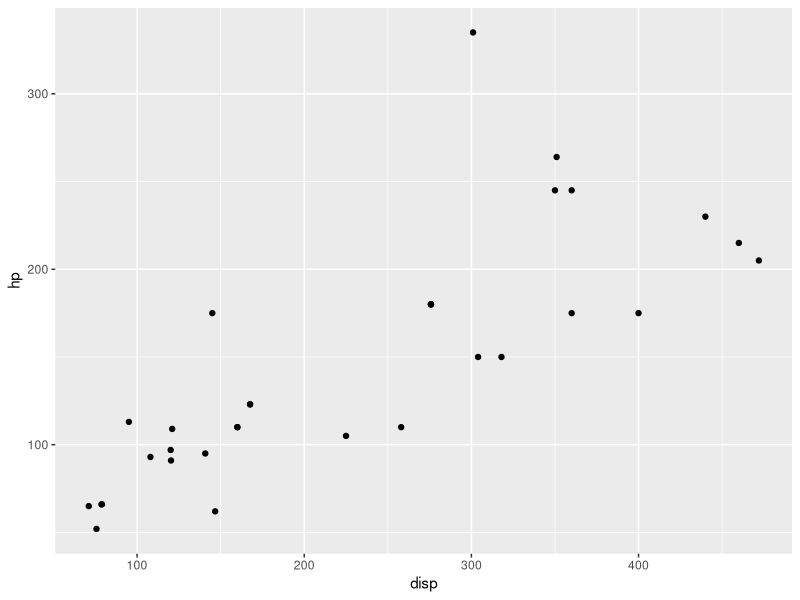
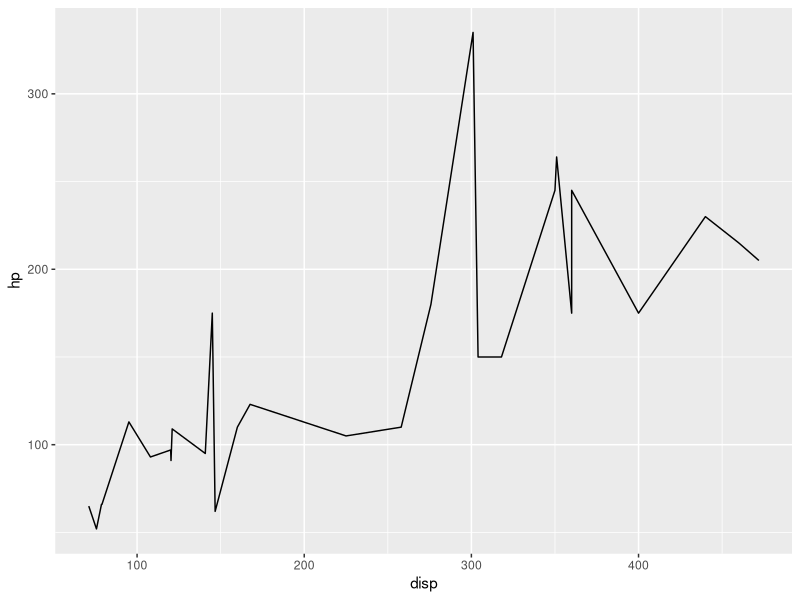
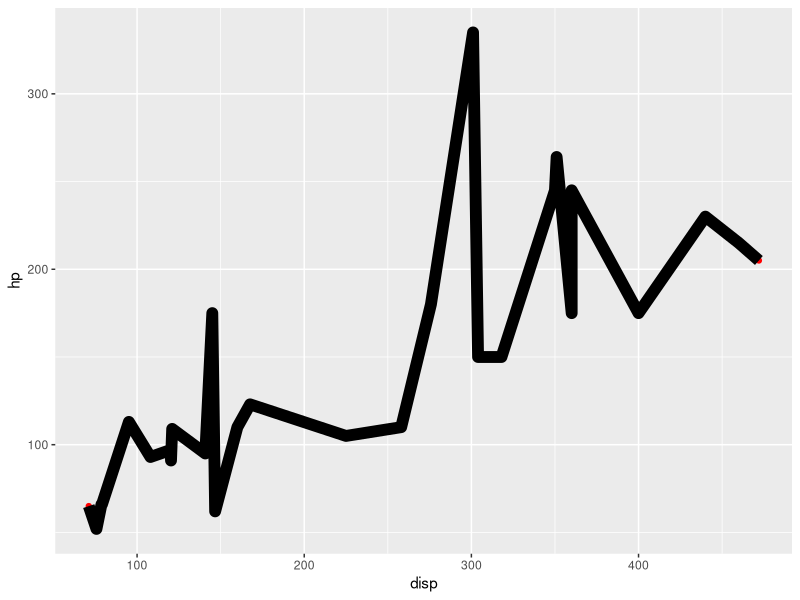
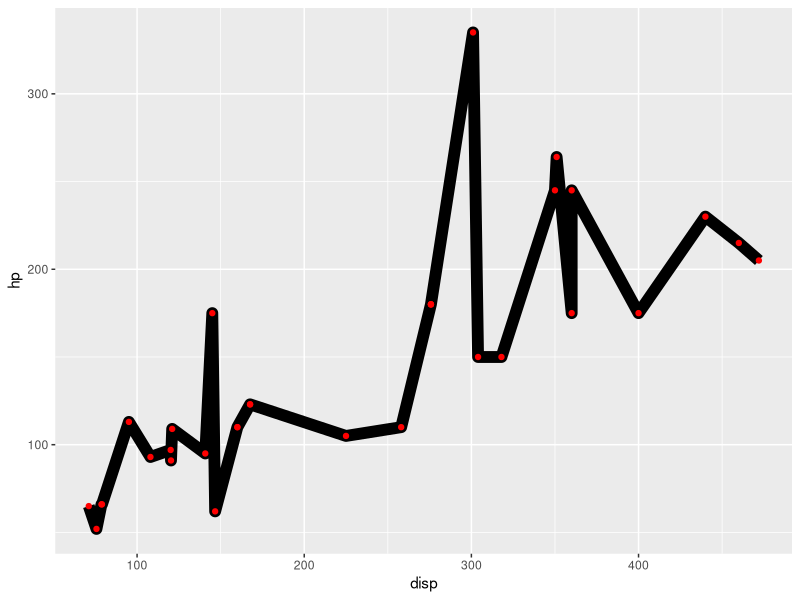
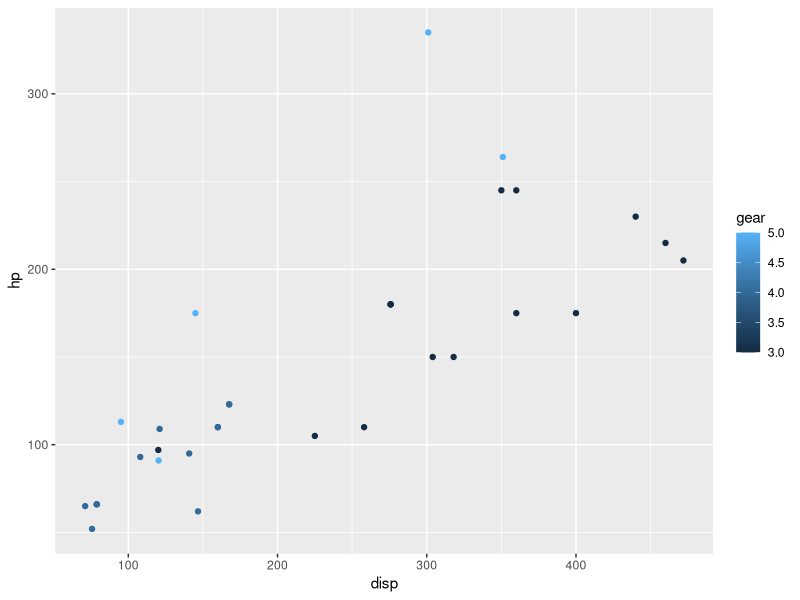
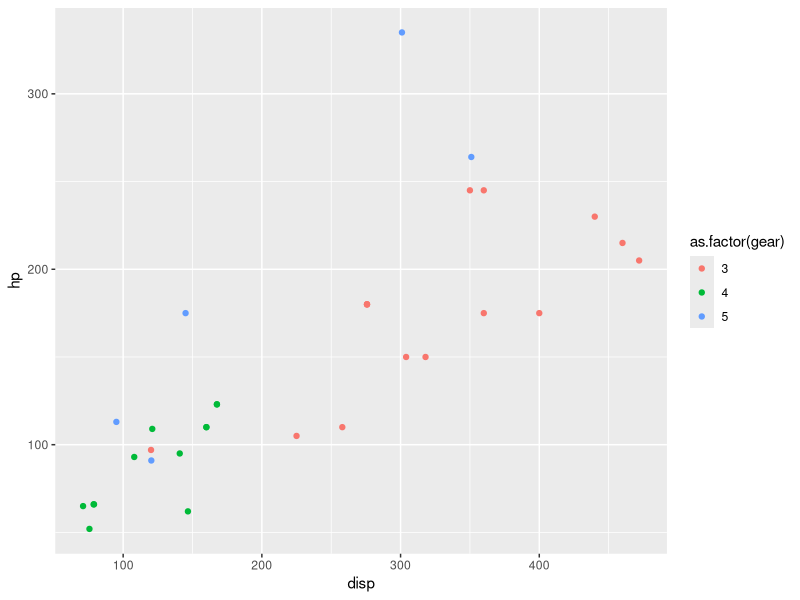
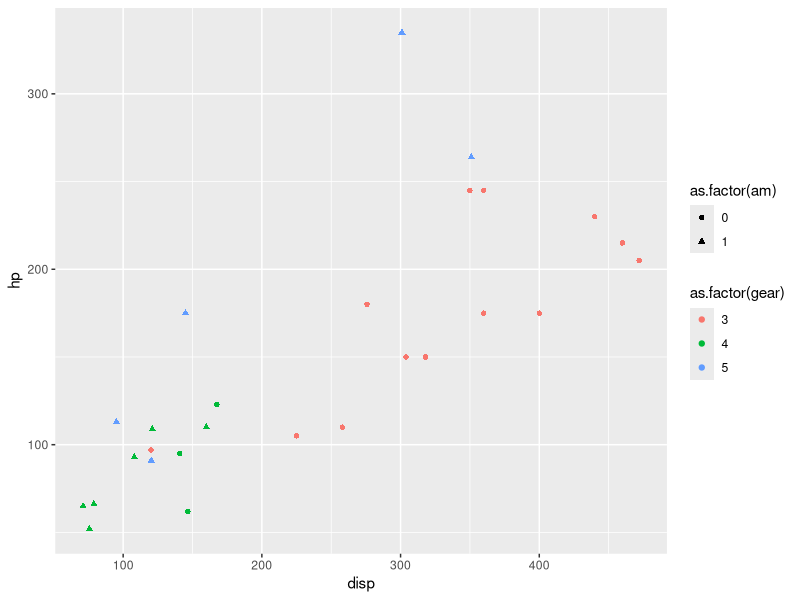
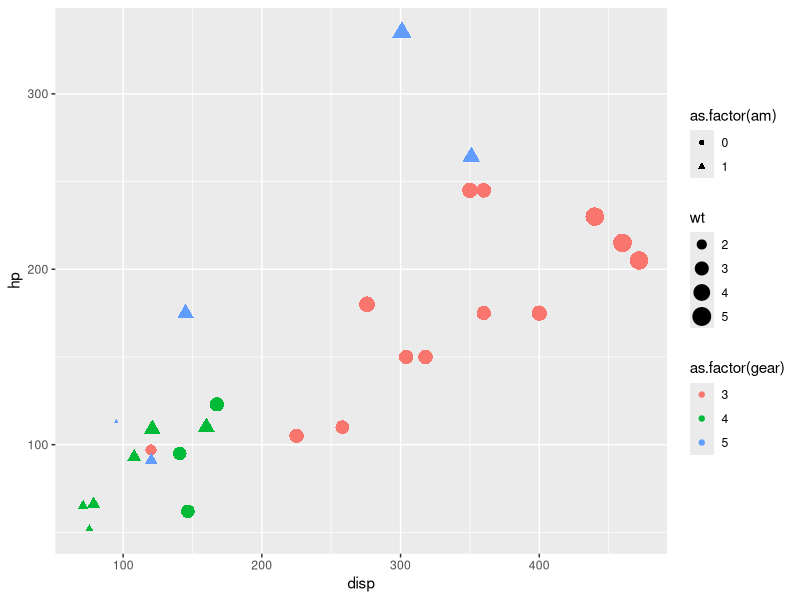

Here is the R script that generated these plots, in order: (Note: this script raises an error after producing the figures.)
## ---- chunk 1
knitr::opts_chunk$set(echo = TRUE)
## ---- chunk 2
library(ggplot2)
## ---- chunk 3
ggplot(data = mtcars) + 
  geom_point(mapping = aes(x = disp, y = hp), 
             stat = "identity") +
  coord_cartesian() +
  scale_x_continuous() +
  scale_y_continuous() +
  theme()
## ---- chunk 4
ggplot(data = mtcars) + 
  geom_line(mapping = aes(x = disp, y = hp), 
             stat = "identity") +
  coord_cartesian() +
  scale_x_continuous() +
  scale_y_continuous() +
  theme()
## ---- chunk 5
ggplot(data = mtcars) + 
  geom_point(mapping = aes(x = disp, y = hp), 
             stat = "identity", color="red") +
  geom_line(mapping = aes(x = disp, y = hp), 
             stat = "identity", size=4) +
  coord_cartesian() +
  scale_x_continuous() +
  scale_y_continuous() +
  theme()
## ---- chunk 6
ggplot(data = mtcars) + 
  geom_line(mapping = aes(x = disp, y = hp), 
             stat = "identity", size=4) +
  geom_point(mapping = aes(x = disp, y = hp), 
             stat = "identity", color="red") +
  coord_cartesian() +
  scale_x_continuous() +
  scale_y_continuous() +
  theme()
## ---- chunk 7
ggplot(data = mtcars) + 
  geom_point(mapping = aes(x = disp, y = hp, color=gear), 
             stat = "identity") +
  coord_cartesian() +
  scale_x_continuous() +
  scale_y_continuous() +
  scale_color_continuous() +
  theme()
## ---- chunk 8
ggplot(data = mtcars) + 
  geom_point(mapping = aes(x = disp, y = hp, color=as.factor(gear)), 
             stat = "identity") +
  coord_cartesian() +
  scale_x_continuous() +
  scale_y_continuous() +
  scale_color_discrete() +
  theme()
## ---- chunk 9
ggplot(data = mtcars) + 
  geom_point(mapping = aes(x = disp, y = hp, color=as.factor(gear), shape=as.factor(am)), 
             stat = "identity") +
  coord_cartesian() +
  scale_x_continuous() +
  scale_y_continuous() +
  scale_color_discrete() +
  scale_shape_discrete() +
  theme()
## ---- chunk 10
ggplot(data = mtcars) + 
  geom_point(mapping = aes(x = disp, y = hp, color=as.factor(gear), 
                           shape=as.factor(am), size=wt),  
             stat = "identity") +
  coord_cartesian() +
  scale_x_continuous() +
  scale_y_continuous() +
  scale_color_discrete() +
  scale_shape_discrete() +
  theme()
## ---- chunk 11
cat("===== geom_point ======\n")
args(geom_point)
cat("===== geom_line ======\n")
args(geom_line)
cat("===== geom_bar ======\n")
args(geom_bar)
cat("===== geom_histogram ======\n")
args(geom_histogram)
cat("===== geom_bin2d ======\n")
args(geom_bin2d)
cat("===== geom_density ======\n")
args(geom_density)
## ---- chunk 12
ggplot(data = mtcars) + 
  geom_point(mapping = aes(x = disp, y = hp), 
             stat = "identity") +
  coord_cartesian() +
  scale_x_continuous() +
  scale_y_continuous() +
  theme()
## ---- chunk 13
ggplot(data = mtcars) + 
  geom_point(mapping = aes(x = disp, y = hp), 
             stat = "identity") +
  coord_flip() +
  scale_x_continuous() +
  scale_y_continuous() +
  theme()
## ---- chunk 14
ggplot(data = mtcars) + 
  geom_point(mapping = aes(x = disp, y = hp), 
             stat = "identity") +
  coord_trans(x="log10", y="log10") +
  scale_x_continuous() +
  scale_y_continuous() +
  theme()
## ---- chunk 15
ggplot(data = mtcars) + 
  geom_point(mapping = aes(x = disp, y = hp), 
             stat = "identity") +
  coord_cartesian() +
  facet_null() +
  scale_x_continuous() +
  scale_y_continuous() +
  theme()
## ---- chunk 16
ggplot(data = mtcars) + 
  geom_point(mapping = aes(x = disp, y = hp), 
             stat = "identity") +
  coord_cartesian() +
  facet_grid(. ~ am ) +
  scale_x_continuous() +
  scale_y_continuous() +
  theme()
## ---- chunk 17
ggplot(data = mtcars) + 
  geom_point(mapping = aes(x = disp, y = hp), 
             stat = "identity") +
  coord_cartesian() +
  facet_grid(am ~ . ) +
  scale_x_continuous() +
  scale_y_continuous() +
  theme()
## ---- chunk 18
ggplot(data = mtcars) + 
  geom_point(mapping = aes(x = disp, y = hp), 
             stat = "identity") +
  coord_cartesian() +
  facet_grid(am ~ gear ) +
  scale_x_continuous() +
  scale_y_continuous() +
  theme()
## ---- chunk 19
ggplot(data = mtcars) + 
  geom_point(mapping = aes(x = disp, y = hp), 
             stat = "identity") +
  coord_cartesian() +
  facet_grid(am + gear ~ .) +
  scale_x_continuous() +
  scale_y_continuous() +
  theme()
## ---- chunk 20
ggplot(data = mtcars) + 
  geom_point(mapping = aes(x = disp, y = hp, color=gear), 
             stat = "identity") +
  coord_cartesian() +
  facet_null() +
  scale_x_continuous() +
  scale_y_continuous() +
  scale_color_continuous() +
  theme()
## ---- chunk 21
ggplot(data = mtcars) + 
  geom_point(mapping = aes(x = disp, y = hp, color=as.factor(gear)), 
             stat = "identity") +
  coord_cartesian() +
  facet_null() +
  scale_x_continuous(name = "Displacemen (cu.in.)", 
                     breaks = c(100, 150, 200, 250, 300, 350, 400),
                     labels = c("0.10k", "0.15k", "0.20k", "0.25k", "0.30k", "0.35k", "0.40k")) +
  scale_y_continuous(name = "Gross horsepower", limits = c(0, 500)) +
  scale_color_manual(values = c("3"="red", "4"="blue", "5"="green"),
                     name="Gear") +
  theme()
## ---- chunk 22
ggplot(data = mtcars) + 
  geom_point(mapping = aes(x = disp, y = hp, color=gear), 
             stat = "identity") +
  coord_cartesian() +
  facet_null() +
  scale_x_continuous() +
  scale_y_continuous() +
  scale_color_continuous() +
  theme()
## ---- chunk 23
ggplot(data = mtcars) + 
  geom_point(mapping = aes(x = disp, y = hp, color=gear), 
             stat = "identity") +
  coord_cartesian() +
  facet_null() +
  scale_x_continuous() +
  scale_y_continuous() +
  scale_color_continuous() +
  theme_bw()
## ---- chunk 24
ggplot(data = mtcars) + 
  geom_point(mapping = aes(x = disp, y = hp, color=gear), 
             stat = "identity") +
  coord_cartesian() +
  facet_null() +
  scale_x_continuous() +
  scale_y_continuous() +
  scale_color_continuous() +
  theme_classic()
## ---- chunk 25
ggplot(data = mtcars) + 
  geom_point(mapping = aes(x = disp, y = hp, color=gear), 
             stat = "identity") +
  coord_cartesian() +
  facet_null() +
  scale_x_continuous() +
  scale_y_continuous() +
  scale_color_continuous() +
  theme_minimal()
## ---- chunk 26
p1 = ggplot(data = energy_tics) +
  # specify the data value that maps to y
  geom_line(mapping = aes(x = 1:nrow(energy_tics), y = )) +
  # add one line code below to specify a coordinate function
  
  facet_null() +
  # add two line below to specify two scale functions, and use necessary parameters to specify x, y axis labels
  
  
  theme_classic()

p2 = ggplot(data = energy_tics) +
  # specify the data value that maps to x
  geom_density(mapping = aes(x = )) +
  # add one line code below to specify a coordinate function
  
  facet_null() +
  scale_x_continuous(name = '', breaks = c(0, 1, 2, 3), labels = c('0.0', '1.0', '2.0', '3.0')) +
  scale_y_continuous(name = '', breaks = c(3,6,9,12), labels = c('3','6','9','12')) +
  theme_classic()

p3 = ggplot(data = trajectory) +
  # specify the data value that maps to y
  geom_line(mapping = aes(x = 1:nrow(trajectory), y = )) +
  coord_cartesian() +
  facet_null() +
  scale_x_continuous(name = 'Frame index') +
  scale_y_continuous(name = 'PHE_5_CA_77_LYS_15_CA_241') +
  theme_classic()

p4 = ggplot(data = trajectory) +
  # add one line code below to specify a geom function with correct mapping
  
  coord_flip() +
  facet_null() +
  scale_x_continuous(name = '') +
  scale_y_continuous(name = 'Density') +
  # add one line code below to specify a theme function
  

gridExtra::grid.arrange(p1, p2, p3, p4, ncol = 2, widths = c(3,1))
